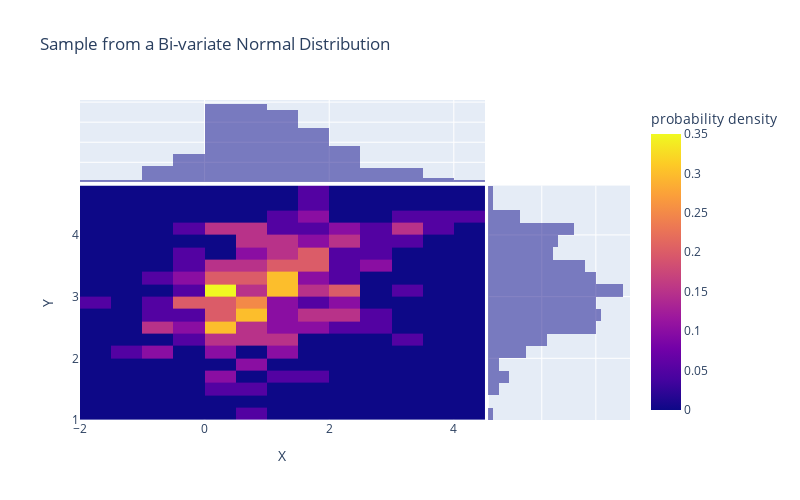

The cell this chart's notebook holds for it:
### Code cell
fig = px.density_heatmap(df, x="X", y="Y",
                         marginal_x="histogram", marginal_y="histogram",
                         nbinsx= 25,
                         nbinsy=25,
                         histnorm='probability density',
                         height = 500, width = 800,
                         title='Sample from a Bi-variate Normal Distribution')
fig.show()

### Figure 1 — Plotly figure (JSON) as saved in the notebook; plotly's stock layout.template omitted (floating-point values rounded to 4 significant figures; data arrays with more than 128 entries replaced by an {"elided": "..."} marker saying what was removed)
{"data": [{"coloraxis": "coloraxis", "histnorm": "probability density", "hovertemplate": "X=%{x}<br>Y=%{y}<br>probability density=%{z}<extra></extra>", "name": "", "nbinsx": 25, "nbinsy": 25, "type": "histogram2d", "x": {"elided": "200 float values"}, "xaxis": "x", "xbingroup": "x", "y": {"elided": "200 float values"}, "yaxis": "y", "ybingroup": "y"}, {"alignmentgroup": "True", "bingroup": "x", "hovertemplate": "X=%{x}<br>count=%{y}<extra></extra>", "legendgroup": "", "marker": {"color": "#0d0887"}, "name": "", "offsetgroup": "", "opacity": 0.5, "showlegend": false, "type": "histogram", "x": {"elided": "200 float values"}, "xaxis": "x3", "yaxis": "y3"}, {"alignmentgroup": "True", "bingroup": "y", "hovertemplate": "Y=%{y}<br>count=%{x}<extra></extra>", "legendgroup": "", "marker": {"color": "#0d0887"}, "name": "", "offsetgroup": "", "opacity": 0.5, "showlegend": false, "type": "histogram", "xaxis": "x2", "y": {"elided": "200 float values"}, "yaxis": "y2"}], "layout": {"barmode": "overlay", "coloraxis": {"colorbar": {"title": {"text": "probability density"}}, "colorscale": [[0, "#0d0887"], [0.1111, "#46039f"], [0.2222, "#7201a8"], [0.3333, "#9c179e"], [0.4444, "#bd3786"], [0.5556, "#d8576b"], [0.6667, "#ed7953"], [0.7778, "#fb9f3a"], [0.8889, "#fdca26"], [1, "#f0f921"]]}, "height": 500, "legend": {"tracegroupgap": 0}, "title": {"text": "Sample from a Bi-variate Normal Distribution"}, "width": 800, "xaxis": {"anchor": "y", "domain": [0, 0.7363], "title": {"text": "X"}}, "xaxis2": {"anchor": "y2", "domain": [0.7413, 1], "matches": "x2", "showgrid": true, "showline": false, "showticklabels": false, "ticks": ""}, "xaxis3": {"anchor": "y3", "domain": [0, 0.7363], "matches": "x", "showgrid": true, "showticklabels": false}, "xaxis4": {"anchor": "y4", "domain": [0.7413, 1], "matches": "x2", "showgrid": true, "showline": false, "showticklabels": false, "ticks": ""}, "yaxis": {"anchor": "x", "domain": [0, 0.7326], "title": {"text": "Y"}}, "yaxis2": {"anchor": "x2", "domain": [0, 0.7326], "matches": "y", "showgrid": true, "showticklabels": false}, "yaxis3": {"anchor": "x3", "domain": [0.7426, 1], "matches": "y3", "showgrid": true, "showline": false, "showticklabels": false, "ticks": ""}, "yaxis4": {"anchor": "x4", "domain": [0.7426, 1], "matches": "y3", "showgrid": true, "showline": false, "showticklabels": false, "ticks": ""}}}
